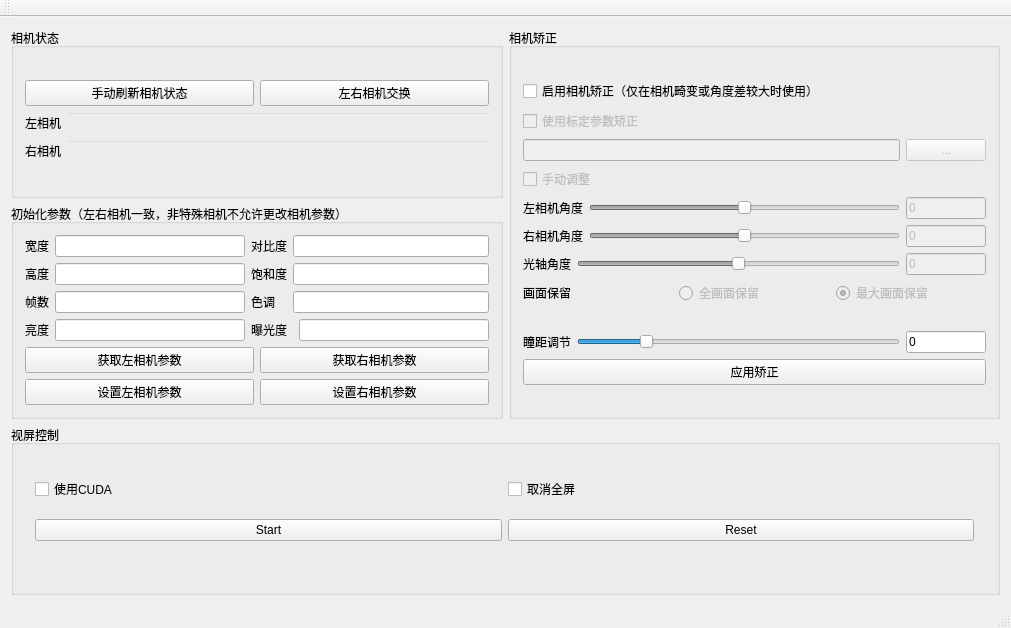
<?xml version="1.0" encoding="UTF-8"?>
<ui version="4.0">
 <class>StereoViewClass</class>
 <widget class="QMainWindow" name="StereoViewClass">
  <property name="enabled">
   <bool>true</bool>
  </property>
  <property name="geometry">
   <rect>
    <x>0</x>
    <y>0</y>
    <width>1011</width>
    <height>628</height>
   </rect>
  </property>
  <property name="windowTitle">
   <string>StereoView</string>
  </property>
  <widget class="QWidget" name="centralWidget">
   <layout class="QGridLayout" name="gridLayout_3">
    <item row="0" column="0">
     <widget class="QGroupBox" name="CameraState">
      <property name="title">
       <string>相机状态</string>
      </property>
      <layout class="QGridLayout" name="gridLayout_2">
       <item row="0" column="0">
        <layout class="QVBoxLayout" name="verticalLayout_2">
         <item>
          <layout class="QHBoxLayout" name="horizontalLayout_5">
           <item>
            <widget class="QPushButton" name="RefreshCameraState">
             <property name="enabled">
              <bool>true</bool>
             </property>
             <property name="text">
              <string>手动刷新相机状态</string>
             </property>
            </widget>
           </item>
           <item>
            <widget class="QPushButton" name="m_ChangeCamera">
             <property name="text">
              <string>左右相机交换</string>
             </property>
            </widget>
           </item>
          </layout>
         </item>
         <item>
          <layout class="QHBoxLayout" name="horizontalLayout">
           <item>
            <widget class="QLabel" name="label">
             <property name="text">
              <string>左相机</string>
             </property>
            </widget>
           </item>
           <item>
            <widget class="QLineEdit" name="LeftCameraState">
             <property name="styleSheet">
              <string notr="true">background-color:transparent</string>
             </property>
            </widget>
           </item>
          </layout>
         </item>
         <item>
          <layout class="QHBoxLayout" name="horizontalLayout_2">
           <item>
            <widget class="QLabel" name="label_2">
             <property name="text">
              <string>右相机</string>
             </property>
            </widget>
           </item>
           <item>
            <widget class="QLineEdit" name="RightCameraState">
             <property name="styleSheet">
              <string notr="true">background-color:transparent</string>
             </property>
            </widget>
           </item>
          </layout>
         </item>
        </layout>
       </item>
      </layout>
     </widget>
    </item>
    <item row="0" column="1" rowspan="2">
     <widget class="QGroupBox" name="StereoCalibration">
      <property name="title">
       <string>相机矫正</string>
      </property>
      <layout class="QGridLayout" name="gridLayout_5">
       <item row="1" column="0">
        <layout class="QVBoxLayout" name="verticalLayout_4">
         <item>
          <layout class="QHBoxLayout" name="horizontalLayout_6">
           <item>
            <widget class="QLabel" name="label_16">
             <property name="maximumSize">
              <size>
               <width>80</width>
               <height>16777215</height>
              </size>
             </property>
             <property name="text">
              <string>瞳距调节</string>
             </property>
            </widget>
           </item>
           <item>
            <widget class="QSlider" name="m_PdSlider">
             <property name="minimum">
              <number>-50</number>
             </property>
             <property name="maximum">
              <number>200</number>
             </property>
             <property name="orientation">
              <enum>Qt::Horizontal</enum>
             </property>
            </widget>
           </item>
           <item>
            <widget class="QLineEdit" name="m_Pdedit">
             <property name="maximumSize">
              <size>
               <width>80</width>
               <height>16777215</height>
              </size>
             </property>
             <property name="text">
              <string>0</string>
             </property>
            </widget>
           </item>
          </layout>
         </item>
         <item>
          <widget class="QPushButton" name="m_LockedCalibration">
           <property name="text">
            <string>应用矫正</string>
           </property>
          </widget>
         </item>
        </layout>
       </item>
       <item row="0" column="0">
        <layout class="QVBoxLayout" name="verticalLayout">
         <item>
          <layout class="QVBoxLayout" name="verticalLayout_8">
           <item>
            <widget class="QCheckBox" name="m_useCalibrate">
             <property name="enabled">
              <bool>true</bool>
             </property>
             <property name="text">
              <string>启用相机矫正（仅在相机畸变或角度差较大时使用）</string>
             </property>
            </widget>
           </item>
           <item>
            <widget class="QCheckBox" name="m_useyml">
             <property name="enabled">
              <bool>false</bool>
             </property>
             <property name="text">
              <string>使用标定参数矫正</string>
             </property>
            </widget>
           </item>
           <item>
            <layout class="QHBoxLayout" name="horizontalLayout_9">
             <item>
              <widget class="QLineEdit" name="m_Calibrationfileroot">
               <property name="enabled">
                <bool>false</bool>
               </property>
              </widget>
             </item>
             <item>
              <widget class="QPushButton" name="m_Calibrateroot">
               <property name="enabled">
                <bool>false</bool>
               </property>
               <property name="text">
                <string>...</string>
               </property>
              </widget>
             </item>
            </layout>
           </item>
           <item>
            <widget class="QCheckBox" name="m_Manual">
             <property name="enabled">
              <bool>false</bool>
             </property>
             <property name="text">
              <string>手动调整</string>
             </property>
            </widget>
           </item>
           <item>
            <layout class="QVBoxLayout" name="verticalLayout_6">
             <item>
              <layout class="QHBoxLayout" name="horizontalLayout_10">
               <item>
                <widget class="QLabel" name="label_17">
                 <property name="text">
                  <string>左相机角度</string>
                 </property>
                </widget>
               </item>
               <item>
                <widget class="QSlider" name="m_LeftangleSlider">
                 <property name="enabled">
                  <bool>false</bool>
                 </property>
                 <property name="minimum">
                  <number>-300</number>
                 </property>
                 <property name="maximum">
                  <number>300</number>
                 </property>
                 <property name="pageStep">
                  <number>10</number>
                 </property>
                 <property name="value">
                  <number>0</number>
                 </property>
                 <property name="sliderPosition">
                  <number>0</number>
                 </property>
                 <property name="orientation">
                  <enum>Qt::Horizontal</enum>
                 </property>
                </widget>
               </item>
               <item>
                <widget class="QLineEdit" name="m_Leftangleedit">
                 <property name="enabled">
                  <bool>false</bool>
                 </property>
                 <property name="maximumSize">
                  <size>
                   <width>80</width>
                   <height>16777215</height>
                  </size>
                 </property>
                 <property name="text">
                  <string>0</string>
                 </property>
                </widget>
               </item>
              </layout>
             </item>
             <item>
              <layout class="QHBoxLayout" name="horizontalLayout_11">
               <item>
                <widget class="QLabel" name="label_18">
                 <property name="text">
                  <string>右相机角度</string>
                 </property>
                </widget>
               </item>
               <item>
                <widget class="QSlider" name="m_RightangleSlider">
                 <property name="enabled">
                  <bool>false</bool>
                 </property>
                 <property name="minimum">
                  <number>-300</number>
                 </property>
                 <property name="maximum">
                  <number>300</number>
                 </property>
                 <property name="orientation">
                  <enum>Qt::Horizontal</enum>
                 </property>
                </widget>
               </item>
               <item>
                <widget class="QLineEdit" name="m_Rightangleedit">
                 <property name="enabled">
                  <bool>false</bool>
                 </property>
                 <property name="maximumSize">
                  <size>
                   <width>80</width>
                   <height>16777215</height>
                  </size>
                 </property>
                 <property name="text">
                  <string>0</string>
                 </property>
                </widget>
               </item>
              </layout>
             </item>
             <item>
              <layout class="QHBoxLayout" name="horizontalLayout_12">
               <item>
                <widget class="QLabel" name="label_19">
                 <property name="text">
                  <string>光轴角度</string>
                 </property>
                </widget>
               </item>
               <item>
                <widget class="QSlider" name="m_MainangleSlider">
                 <property name="enabled">
                  <bool>false</bool>
                 </property>
                 <property name="minimum">
                  <number>-200</number>
                 </property>
                 <property name="maximum">
                  <number>200</number>
                 </property>
                 <property name="singleStep">
                  <number>1</number>
                 </property>
                 <property name="value">
                  <number>0</number>
                 </property>
                 <property name="sliderPosition">
                  <number>0</number>
                 </property>
                 <property name="tracking">
                  <bool>true</bool>
                 </property>
                 <property name="orientation">
                  <enum>Qt::Horizontal</enum>
                 </property>
                </widget>
               </item>
               <item>
                <widget class="QLineEdit" name="m_Mainangleedit">
                 <property name="enabled">
                  <bool>false</bool>
                 </property>
                 <property name="maximumSize">
                  <size>
                   <width>80</width>
                   <height>16777215</height>
                  </size>
                 </property>
                 <property name="text">
                  <string>0</string>
                 </property>
                </widget>
               </item>
              </layout>
             </item>
             <item>
              <layout class="QHBoxLayout" name="horizontalLayout_13">
               <item>
                <widget class="QLabel" name="label_20">
                 <property name="text">
                  <string>画面保留</string>
                 </property>
                </widget>
               </item>
               <item>
                <widget class="QRadioButton" name="m_remainall">
                 <property name="enabled">
                  <bool>false</bool>
                 </property>
                 <property name="text">
                  <string>全画面保留</string>
                 </property>
                </widget>
               </item>
               <item>
                <widget class="QRadioButton" name="m_remainmax">
                 <property name="enabled">
                  <bool>false</bool>
                 </property>
                 <property name="text">
                  <string>最大画面保留</string>
                 </property>
                 <property name="checked">
                  <bool>true</bool>
                 </property>
                </widget>
               </item>
              </layout>
             </item>
            </layout>
           </item>
          </layout>
         </item>
        </layout>
       </item>
      </layout>
     </widget>
    </item>
    <item row="1" column="0">
     <widget class="QGroupBox" name="Camerainitialization">
      <property name="title">
       <string>初始化参数（左右相机一致，非特殊相机不允许更改相机参数）</string>
      </property>
      <layout class="QGridLayout" name="gridLayout_4">
       <item row="0" column="0">
        <layout class="QGridLayout" name="gridLayout">
         <item row="0" column="1">
          <widget class="QLineEdit" name="m_Width"/>
         </item>
         <item row="0" column="2">
          <widget class="QLabel" name="label_7">
           <property name="text">
            <string>对比度</string>
           </property>
          </widget>
         </item>
         <item row="2" column="3" colspan="2">
          <widget class="QLineEdit" name="m_Hue"/>
         </item>
         <item row="3" column="4">
          <widget class="QLineEdit" name="m_Exposure"/>
         </item>
         <item row="1" column="2">
          <widget class="QLabel" name="label_13">
           <property name="text">
            <string>饱和度</string>
           </property>
          </widget>
         </item>
         <item row="0" column="0">
          <widget class="QLabel" name="label_3">
           <property name="text">
            <string>宽度</string>
           </property>
          </widget>
         </item>
         <item row="1" column="0">
          <widget class="QLabel" name="label_4">
           <property name="text">
            <string>高度</string>
           </property>
          </widget>
         </item>
         <item row="1" column="1">
          <widget class="QLineEdit" name="m_Height"/>
         </item>
         <item row="3" column="1">
          <widget class="QLineEdit" name="m_Brightness"/>
         </item>
         <item row="2" column="0">
          <widget class="QLabel" name="label_5">
           <property name="text">
            <string>帧数</string>
           </property>
          </widget>
         </item>
         <item row="1" column="3" colspan="2">
          <widget class="QLineEdit" name="m_Saturation"/>
         </item>
         <item row="0" column="3" colspan="2">
          <widget class="QLineEdit" name="m_Contrast"/>
         </item>
         <item row="3" column="0">
          <widget class="QLabel" name="label_6">
           <property name="text">
            <string>亮度</string>
           </property>
          </widget>
         </item>
         <item row="2" column="1">
          <widget class="QLineEdit" name="m_Fps"/>
         </item>
         <item row="3" column="2" colspan="2">
          <widget class="QLabel" name="label_15">
           <property name="text">
            <string>曝光度</string>
           </property>
          </widget>
         </item>
         <item row="2" column="2">
          <widget class="QLabel" name="label_14">
           <property name="text">
            <string>色调</string>
           </property>
          </widget>
         </item>
        </layout>
       </item>
       <item row="1" column="0">
        <layout class="QVBoxLayout" name="verticalLayout_3">
         <item>
          <layout class="QHBoxLayout" name="horizontalLayout_3">
           <item>
            <widget class="QPushButton" name="m_GetLeftCameraParameter">
             <property name="text">
              <string>获取左相机参数</string>
             </property>
            </widget>
           </item>
           <item>
            <widget class="QPushButton" name="m_GetRightCameraParameter">
             <property name="text">
              <string>获取右相机参数</string>
             </property>
            </widget>
           </item>
          </layout>
         </item>
         <item>
          <layout class="QHBoxLayout" name="horizontalLayout_4">
           <item>
            <widget class="QPushButton" name="m_SetLeftCameraParameter">
             <property name="text">
              <string>设置左相机参数</string>
             </property>
            </widget>
           </item>
           <item>
            <widget class="QPushButton" name="m_SetRightCameraParameter">
             <property name="text">
              <string>设置右相机参数</string>
             </property>
            </widget>
           </item>
          </layout>
         </item>
        </layout>
       </item>
      </layout>
     </widget>
    </item>
    <item row="2" column="0" colspan="2">
     <widget class="QGroupBox" name="groupBox_3">
      <property name="title">
       <string>视屏控制</string>
      </property>
      <widget class="QLabel" name="m_CudaState">
       <property name="geometry">
        <rect>
         <x>110</x>
         <y>29</y>
         <width>120</width>
         <height>17</height>
        </rect>
       </property>
       <property name="minimumSize">
        <size>
         <width>120</width>
         <height>0</height>
        </size>
       </property>
       <property name="text">
        <string/>
       </property>
      </widget>
      <widget class="QWidget" name="layoutWidget">
       <property name="geometry">
        <rect>
         <x>13</x>
         <y>29</y>
         <width>961</width>
         <height>111</height>
        </rect>
       </property>
       <layout class="QVBoxLayout" name="verticalLayout_5">
        <item>
         <layout class="QHBoxLayout" name="horizontalLayout_7">
          <item>
           <widget class="QCheckBox" name="m_UseCuda">
            <property name="text">
             <string>使用CUDA</string>
            </property>
           </widget>
          </item>
          <item>
           <widget class="QCheckBox" name="m_Unfullscreen">
            <property name="text">
             <string>取消全屏</string>
            </property>
           </widget>
          </item>
         </layout>
        </item>
        <item>
         <layout class="QHBoxLayout" name="horizontalLayout_8">
          <item>
           <widget class="QPushButton" name="m_Startbutton">
            <property name="text">
             <string>Start</string>
            </property>
           </widget>
          </item>
          <item>
           <widget class="QPushButton" name="m_Resetbutton">
            <property name="text">
             <string>Reset</string>
            </property>
           </widget>
          </item>
         </layout>
        </item>
       </layout>
      </widget>
     </widget>
    </item>
   </layout>
  </widget>
  <widget class="QMenuBar" name="menuBar">
   <property name="geometry">
    <rect>
     <x>0</x>
     <y>0</y>
     <width>1011</width>
     <height>26</height>
    </rect>
   </property>
  </widget>
  <widget class="QToolBar" name="mainToolBar">
   <attribute name="toolBarArea">
    <enum>TopToolBarArea</enum>
   </attribute>
   <attribute name="toolBarBreak">
    <bool>false</bool>
   </attribute>
  </widget>
  <widget class="QStatusBar" name="statusBar"/>
 </widget>
 <layoutdefault spacing="6" margin="11"/>
 <resources/>
 <connections/>
</ui>
